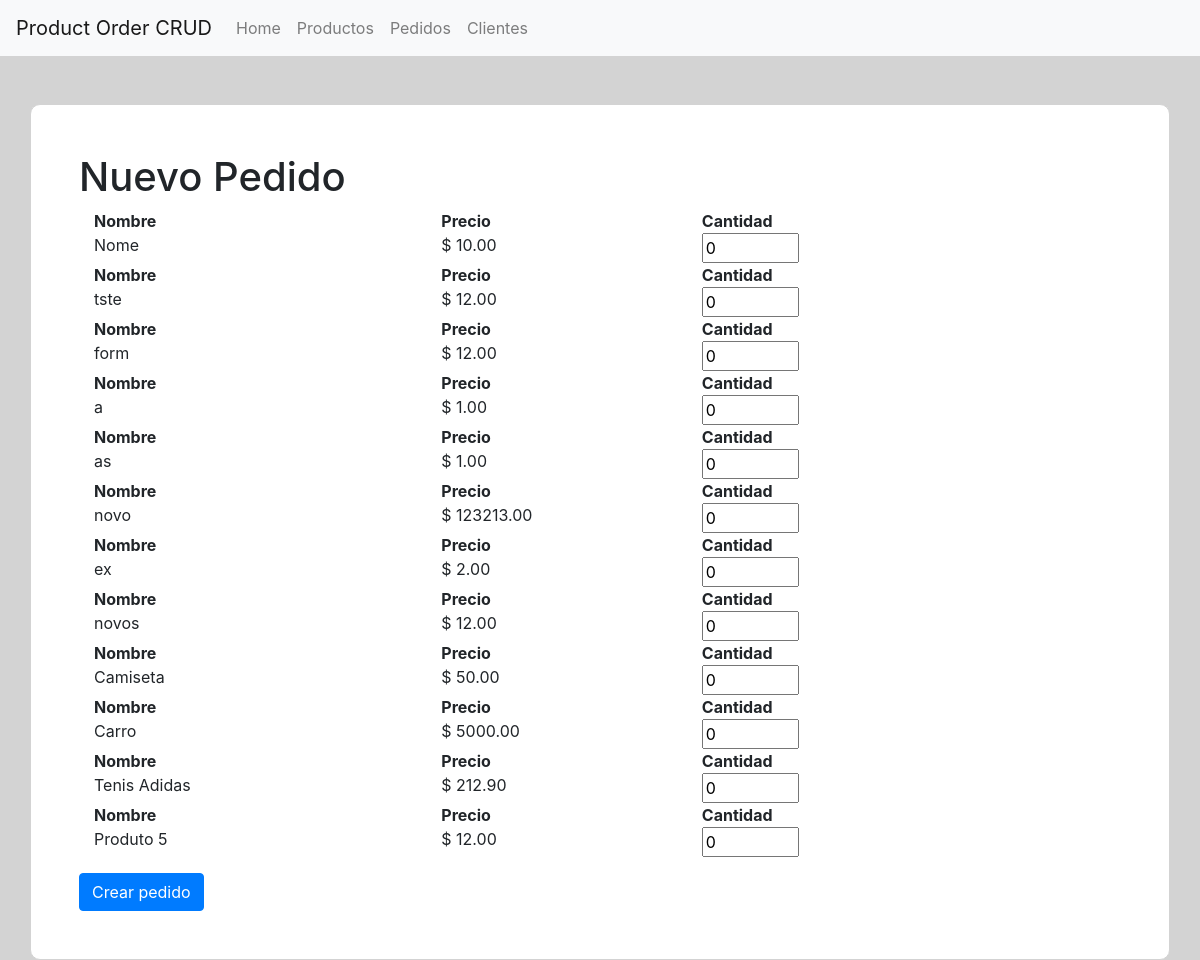
The page / on the database its author committed.
### tables this page shows
CREATE TABLE `product` (
  `id` int(11) NOT NULL,
  `sku` varchar(45) NOT NULL,
  `nome` varchar(90) NOT NULL,
  `descricao` longtext DEFAULT NULL,
  `preco` decimal(10,2) NOT NULL,
  `status` varchar(45) NOT NULL DEFAULT '1'
);

### application/controllers/Welcome.php (called while the page is built, shortened)
<?php
class Welcome extends CI_Controller {
    public function __construct()
    {
        $this->load->model('product_model','product');
    }
	public function index()
	{
        $data = array();
        $data['products'] = $this->product->getProducts();
        $this->load->view('welcome_message', $data);
	}
}

### index.php (called while the page is built, shortened)
<?php
require_once BASEPATH.'core/CodeIgniter.php';

### application/models/Product_model.php (called while the page is built, shortened)
<?php
class Product_model extends CI_Model {
    public function getProducts(){
        $this->db->order_by('id');
        $this->db->where('status', 0);
        $query = $this->db->get('product');
        return $query->result();
    }
}

### application/views/welcome_message.php (the view, shortened to what this page needs)
?><!DOCTYPE html>
<html lang="pt-BR">
<?php $this->load->view('_partials/head'); ?>
<body>
<?php $this->load->view('_partials/header'); ?>
<div class="container container-person mt-5 p-5">
    <?php
    $action_form = '/order/save/';
    if(isset($order) && $order){
        foreach ($order as $pedido);
        $action_form = $action_form.$pedido->id ?>
        <h1>Editar Pedido: <?= $pedido->id ?></h1>
    <?php } else { ?>
        <h1>Nuevo Pedido</h1>
    <?php }
    if($products) { ?>
    <form id="form_make_order" method="post" action="<?=site_url($action_form)?>">
        <?php foreach ($products as $product) { ?>
            <div class="container">
                <div class="row">
                    <div class="col-sm-4 col-xs-4"><b>Nombre</b></div>
                    <div class="col-sm-3 col-xs-3"><b>Precio</b></div>
                    <div class="col-sm-2 col-xs-2"><b>Cantidad</b></div>
                </div>
                <div class="row">
                    <div class="col-sm-4 col-xs-4"><?= $product->nome ?></div>
                    <div class="col-sm-3 col-xs-3">$ <?= $product->preco ?></div>
                    <div class="col-sm-2 col-xs-2"><input type="number" id="product[<?=$product->id?>]" name="product[<?=$product->id?>]" step="1" min="0" max="100"
                                                          onkeypress='return event.charCode >= 48 && event.charCode <= 57' value="0"></div>
                </div>
            </div>
        <?php } ?>
        <div class="mt-3">
            <button class="btn btn-primary" type="submit">Crear pedido</button>
        </div>
        <?php } else { ?>
            <div class="col-sm-12 col-xs-12">No hay productos</div>
        <?php } ?>
</div>
</body>
</html>

### application/views/_partials/head.php (shortened to what this page needs)
<head>
    <link rel="stylesheet" href="<?= base_url('assets/css/vendor/bootstrap.min.css') ?>"/>
    <link rel="stylesheet" href="<?= base_url('assets/css/vendor/datatables.min.css') ?>"/>
    <link href="https://cdnjs.cloudflare.com/ajax/libs/summernote/0.8.12/summernote-bs4.css" rel="stylesheet">
    <link rel="stylesheet" href="<?= base_url('assets/css/custom.css') ?>"/>
</head>

### application/views/_partials/header.php (shortened to what this page needs)
<header class="main-header">
    <nav class="navbar navbar-expand-lg navbar-light bg-light">
        <a class="navbar-brand" href="<?= base_url('') ?>">Product Order CRUD</a>
        <div class="collapse navbar-collapse" id="navbarNavAltMarkup">
            <div class="navbar-nav">
                <a class="nav-item nav-link" href="<?= base_url('') ?>">Home</a>
                <a class="nav-item nav-link" href="<?= base_url('/product') ?>">Productos</a>
                <a class="nav-item nav-link" href="<?= base_url('/order') ?>">Pedidos</a>
                <a class="nav-item nav-link" href="<?= base_url('/Clientes') ?>">Clientes</a>
            </div>
        </div>
    </nav>
</header>

### assets/css/custom.css (style rules this page uses)
body { background-color: lightgray; }
.container-person { background-color: white; border-radius: 10px; border: 1px solid lightgray; padding: 5px 5px; margin-top: 5px; }

### rows shown on the page
product: nome "Nome", preco "10.00"
product: nome "tste", preco "12.00"
product: nome "form", preco "12.00"
product: nome "a", preco "1.00"
product: nome "as", preco "1.00"
product: nome "novo", preco "123213.00"
product: nome "ex", preco "2.00"
product: nome "novos", preco "12.00"
product: nome "Camiseta", preco "50.00"
product: nome "Carro", preco "5000.00"
product: nome "Tenis Adidas", preco "212.90"
product: nome "Produto 5", preco "12.00"
